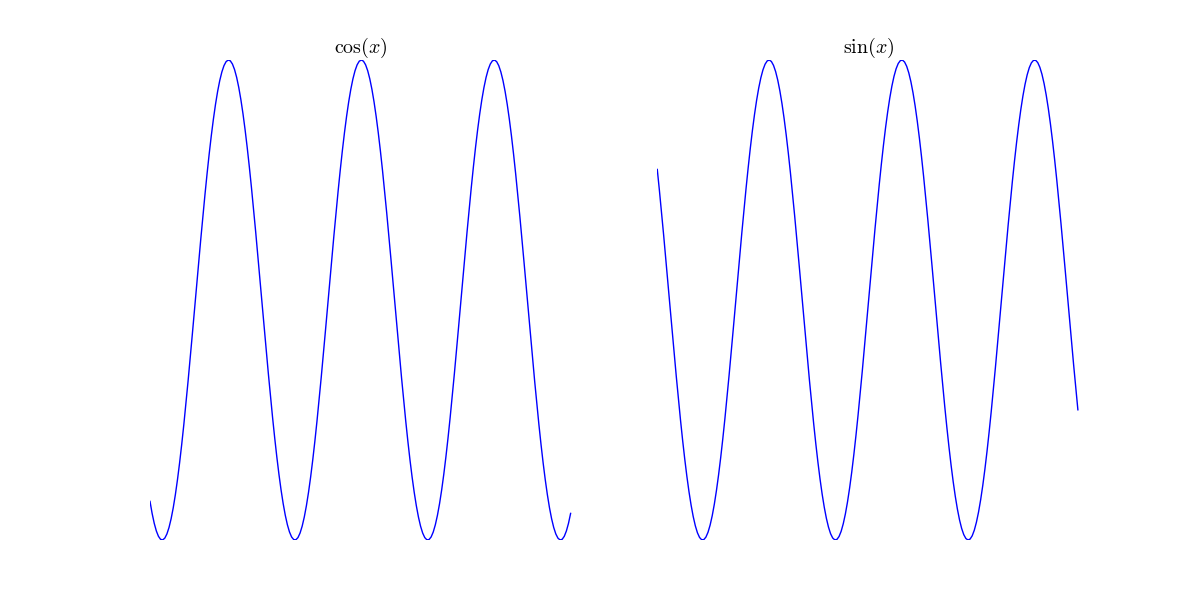

The script that saved this image:
#!/usr/bin/env python3
# -*- coding: utf-8 -*-

# Copyright (c) 2016 Jérémie DECOCK (http://www.jdhp.org)

import numpy as np
import matplotlib.pyplot as plt

# Build datas ###############

x = np.arange(-10., 10., 0.1)
y1 = np.cos(x)
y2 = np.sin(x)

# Plot data #################

fig, (ax1, ax2) = plt.subplots(1, 2, figsize=(12, 6))

ax1.plot(x, y1)
ax1.set_title(r"$\cos(x)$")

ax2.plot(x, y2)
ax2.set_title(r"$\sin(x)$")

ax1.set_axis_off()
ax2.set_axis_off()

# Save file and plot ########

plt.savefig("no_axis.png")
plt.show()
